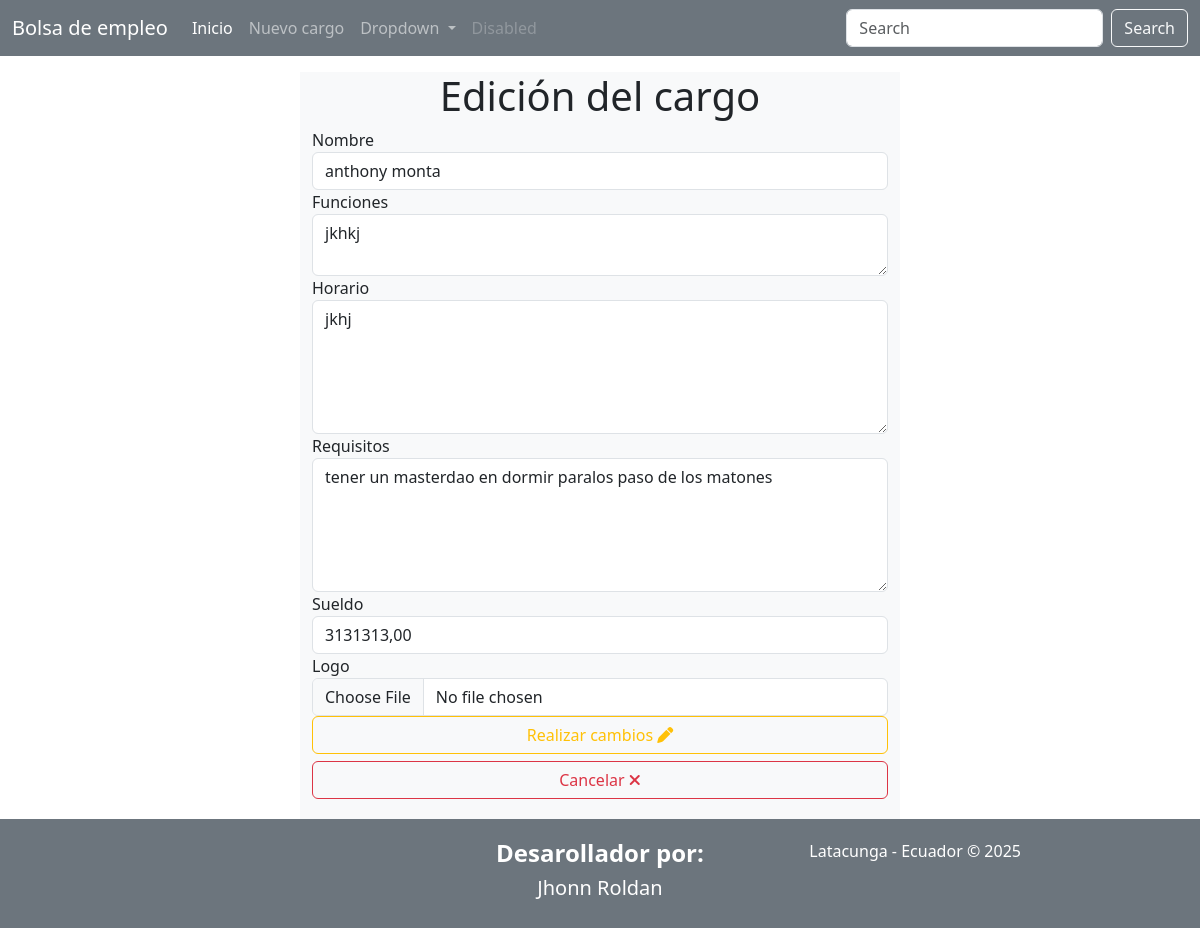
The app's page /editarCargo/12 with its own data.
### Aplicaciones/Docentes/models.py (models this page shows, shortened)
class Cargo(models.Model):
    id=models.AutoField(primary_key=True)
    nombre=models.CharField(max_length=100)
    funciones=models.TextField()
    horario=models.CharField(max_length=500)
    requisitos=models.TextField()
    sueldo=models.DecimalField(max_digits=10,decimal_places=2)
    logo = models.FileField(upload_to='Docentes',null=True, blank=True )

### Aplicaciones/Docentes/views.py (the view)
# urls.py: path('editarCargo/<id>', views.editarCargo),
def editarCargo(request,id):
    cargoEditar = Cargo.objects.get(id=id)
    return render(request, 'editarCargo.html', {'cargoEditar':cargoEditar})

### Aplicaciones/Docentes/templates/editarCargo.html (shortened to what this page needs)
{% extends "./plantilla.html" %}
{% block content %}
<div class="row">
    <div class="col-md-3"></div>
    <div class="col-md-6 bg-light">
        <h1 style="text-align: center;">Edición del cargo</h1>
        <form action="{% url 'procesarEdicionCargo' cargoEditar.id %}" method="post" style="display: flex; flex-direction: column; padding-bottom: 20px;">
            <label for="nombre">Nombre</label>
            <input class="form-control" type="text" name="nombre" id="nombre" value="{{ cargoEditar.nombre }}">
            <label for="funciones">Funciones</label>
            <textarea class="form-control" name="funciones" id="funciones">{{ cargoEditar.funciones }}</textarea>
            <label for="horario">Horario</label>
            <textarea class="form-control" name="horario" id="horario" rows="5">{{ cargoEditar.horario }}</textarea>
            <label for="requisitos">Requisitos</label>
            <textarea class="form-control" name="requisitos" id="requisitos" rows="5">{{ cargoEditar.requisitos }}</textarea>
            <label for="sueldo">Sueldo</label>
            <input class="form-control" type="text" name="sueldo" id="sueldo" value="{{ cargoEditar.sueldo }}">
            <label for="logo">Logo</label>
            <input class="form-control" type="file" name="logo" id="logo" >
            <button class="btn btn-outline-warning" style="margin-bottom: 7px;" type="submit">Realizar cambios <i class="fa fa-pen"></i></button>
            <a class="btn btn-outline-danger" href="/">Cancelar <i class="fa fa-times"></i></a>
        </form>
    </div>
    <div class="col-md-3"></div>
</div>
{% endblock %}

### records on screen
Cargo: nombre "anthony monta", funciones "jkhkj", horario "jkhj", requisitos "tener un masterdao en dormir paralos paso de los matones", sueldo "3131313,00"
